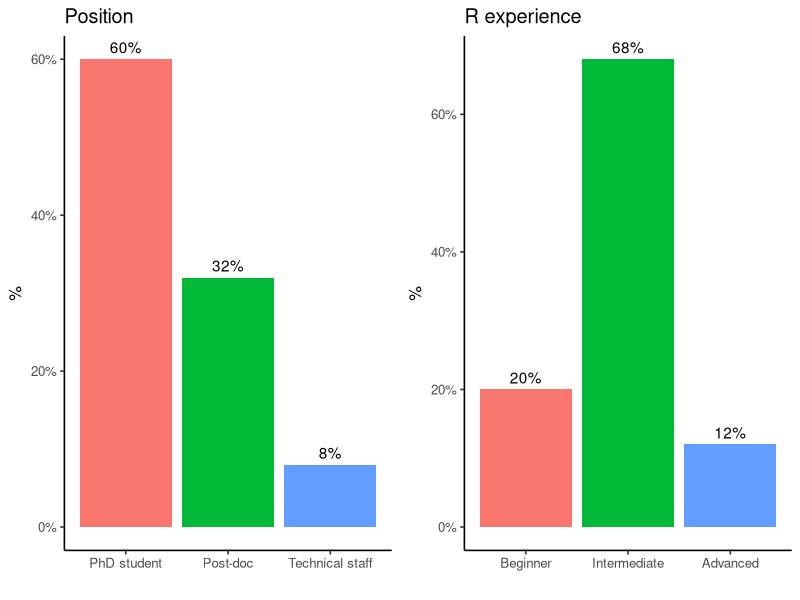
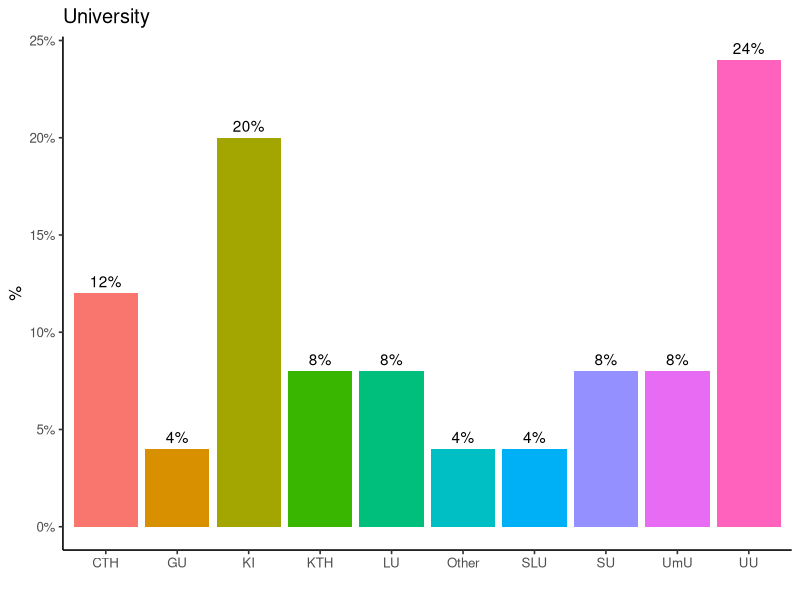

Write the R code that produced these figures, in order.
## ---- chunk 1
knitr::opts_chunk$set(echo = TRUE)
knitr::opts_chunk$set(fig.path="session-intro-files/figures/")
knitr::opts_chunk$set(fig.pos = 'H')
knitr::opts_chunk$set(cache.path = "tmp")
knitr::opts_chunk$set(cache = FALSE)

## ---- chunk 2

rm(list=ls())
library(dplyr)
library(ggplot2)
library(RColorBrewer)
library(ggpubr)
library(scales)
library(tidyverse)

data.input <- read_csv("background-2021.csv")

data.inp <- data.input %>%
  mutate(R = factor(R, levels=c("Beginner", "Intermediate", "Advanced")))

#head(data.inp)

## ---- chunk 3

colornames <- brewer.pal(n=4, "Set1")

data.inp$R <- factor(data.inp$R, levels = c("None", "Beginner", "Intermediate", "Advanced"))
data.inp$Position <- factor(data.inp$Position)
data.inp$University <- factor(data.inp$University)

bar.width <- 0.7
g1 <- ggplot(data.inp, aes(x=Position, group = 1)) + 
  geom_bar(aes(y = ..prop.., fill = factor(..x..)), stat="count") + 
  geom_text(aes(label = scales::percent(..prop..), y= ..prop.. ), stat= "count", vjust = -.5) +
  xlab("") + 
  ylab("%") + 
  theme_classic2() + 
  scale_y_continuous(labels = scales::percent) + 
  theme(legend.position = "None") + 
  ggtitle("Position")


g2 <- ggplot(data.inp, aes(x=University, group = 1)) + 
  geom_bar(aes(y = ..prop.., fill = factor(..x..)), stat="count") + 
  geom_text(aes(label = scales::percent(..prop..), y= ..prop.. ), stat= "count", vjust = -.5) +
  xlab("") + 
  ylab("%") + 
  theme_classic2() + 
  scale_y_continuous(labels = scales::percent) + 
  theme(legend.position = "None") + 
  ggtitle("University")

g3 <- ggplot(data.inp, aes(x=R, group = 1)) + 
  geom_bar(aes(y = ..prop.., fill = factor(..x..)), stat="count") + 
  geom_text(aes(label = scales::percent(..prop..), y= ..prop.. ), stat= "count", vjust = -.5) +
  xlab("") + 
  ylab("%") + 
  theme_classic2() + 
  scale_y_continuous(labels = scales::percent) + 
  theme(legend.position = "None") + 
  ggtitle("R experience")


ggarrange(g1, g3, ncol=2)
g2


